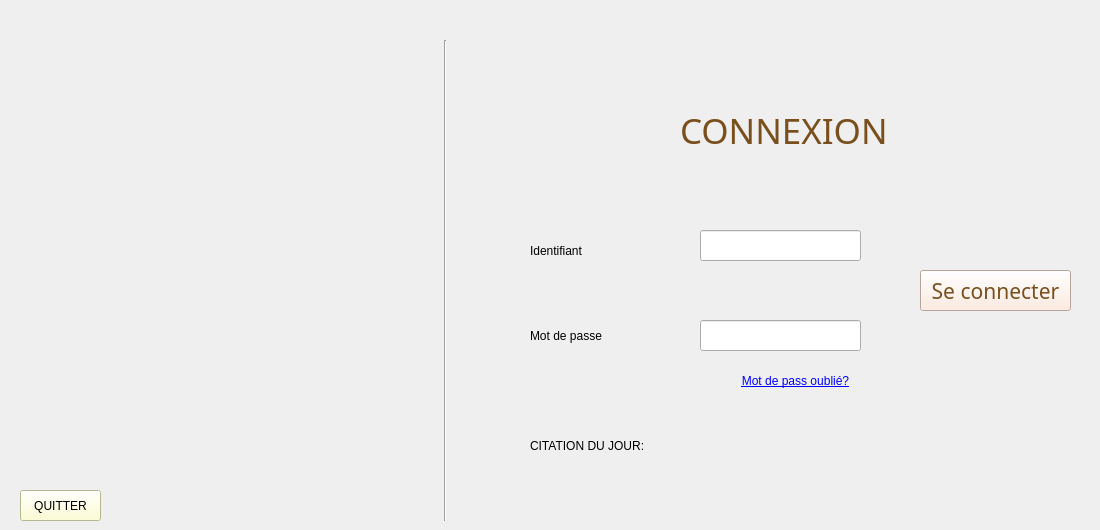
      <widget class="QWidget" name="page_6">
       <widget class="Line" name="line">
        <property name="geometry">
         <rect>
          <x>430</x>
          <y>40</y>
          <width>31</width>
          <height>481</height>
         </rect>
        </property>
        <property name="styleSheet">
         <string notr="true">font: 26pt &quot;MS Shell Dlg 2&quot;;</string>
        </property>
        <property name="orientation">
         <enum>Qt::Vertical</enum>
        </property>
       </widget>
       <widget class="QLabel" name="label_3">
        <property name="geometry">
         <rect>
          <x>530</x>
          <y>230</y>
          <width>121</width>
          <height>41</height>
         </rect>
        </property>
        <property name="styleSheet">
         <string notr="true">font: 20pt &quot;Gabriola&quot;;</string>
        </property>
        <property name="text">
         <string>Identifiant</string>
        </property>
       </widget>
       <widget class="QLineEdit" name="lineEdit_id_connexion">
        <property name="geometry">
         <rect>
          <x>700</x>
          <y>230</y>
          <width>161</width>
          <height>31</height>
         </rect>
        </property>
       </widget>
       <widget class="QLabel" name="label_4">
        <property name="geometry">
         <rect>
          <x>530</x>
          <y>320</y>
          <width>141</width>
          <height>31</height>
         </rect>
        </property>
        <property name="styleSheet">
         <string notr="true">font: 20pt &quot;Gabriola&quot;;</string>
        </property>
        <property name="text">
         <string>Mot de passe</string>
        </property>
       </widget>
       <widget class="QLineEdit" name="lineEdit_connexion_password">
        <property name="geometry">
         <rect>
          <x>700</x>
          <y>320</y>
          <width>161</width>
          <height>31</height>
         </rect>
        </property>
        <property name="echoMode">
         <enum>QLineEdit::Password</enum>
        </property>
       </widget>
       <widget class="QPushButton" name="pushButton_passwordforgot">
        <property name="geometry">
         <rect>
          <x>710</x>
          <y>370</y>
          <width>171</width>
          <height>21</height>
         </rect>
        </property>
        <property name="cursor">
         <cursorShape>PointingHandCursor</cursorShape>
        </property>
        <property name="styleSheet">
         <string notr="true">border-radius:15px 10px 15px 10px;
text-decoration: underline;
font: 14pt &quot;Gabriola&quot;;
color: rgb(0, 0, 255);
</string>
        </property>
        <property name="text">
         <string>Mot de pass oublié?</string>
        </property>
       </widget>
       <widget class="QPushButton" name="pb_quitter">
        <property name="geometry">
         <rect>
          <x>20</x>
          <y>490</y>
          <width>81</width>
          <height>31</height>
         </rect>
        </property>
        <property name="cursor">
         <cursorShape>PointingHandCursor</cursorShape>
        </property>
        <property name="styleSheet">
         <string notr="true">background-color: rgb(255,255,200);
selection-background-color: rgb(170, 0, 0);
border-left-color: rgb(255, 170, 127);
color: rgb(0, 0, 0);
font:12pt &quot;Gabriola&quot;;</string>
        </property>
        <property name="text">
         <string>QUITTER</string>
        </property>
       </widget>
       <widget class="QLabel" name="label_citation">
        <property name="geometry">
         <rect>
          <x>530</x>
          <y>460</y>
          <width>561</width>
          <height>21</height>
         </rect>
        </property>
        <property name="styleSheet">
         <string notr="true">font: 14pt &quot;Gabriola&quot;;</string>
        </property>
        <property name="text">
         <string/>
        </property>
       </widget>
       <widget class="QLabel" name="label_2">
        <property name="geometry">
         <rect>
          <x>530</x>
          <y>430</y>
          <width>191</width>
          <height>31</height>
         </rect>
        </property>
        <property name="styleSheet">
         <string notr="true">font: 16pt &quot;Gabriola&quot;;
color: rgb(0, 0, 0);
</string>
        </property>
        <property name="text">
         <string>CITATION DU JOUR:</string>
        </property>
       </widget>
       <widget class="QPushButton" name="Connecter">
        <property name="geometry">
         <rect>
          <x>920</x>
          <y>270</y>
          <width>151</width>
          <height>41</height>
         </rect>
        </property>
        <property name="font">
         <font>
          <family>Gabriola</family>
          <pointsize>16</pointsize>
         </font>
        </property>
        <property name="styleSheet">
         <string notr="true">background-color: rgb(255, 230, 217);
color: rgb(121, 79, 29);</string>
        </property>
        <property name="text">
         <string>Se connecter</string>
        </property>
        <property name="icon">
         <iconset>
          <normaloff>../Rendez_Vous/entrer.png</normaloff>../Rendez_Vous/entrer.png</iconset>
        </property>
        <property name="iconSize">
         <size>
          <width>18</width>
          <height>18</height>
         </size>
        </property>
       </widget>
       <widget class="QLabel" name="logog">
        <property name="geometry">
         <rect>
          <x>-130</x>
          <y>60</y>
          <width>531</width>
          <height>401</height>
         </rect>
        </property>
        <property name="text">
         <string/>
        </property>
        <property name="textFormat">
         <enum>Qt::PlainText</enum>
        </property>
        <property name="pixmap">
         <pixmap>F:/logog.png</pixmap>
        </property>
       </widget>
       <widget class="QLabel" name="Connexion">
        <property name="geometry">
         <rect>
          <x>680</x>
          <y>100</y>
          <width>231</width>
          <height>61</height>
         </rect>
        </property>
        <property name="font">
         <font>
          <family>Gabriola</family>
          <pointsize>26</pointsize>
         </font>
        </property>
        <property name="styleSheet">
         <string notr="true">color: rgb(121, 79, 29);</string>
        </property>
        <property name="text">
         <string>CONNEXION</string>
        </property>
       </widget>
      </widget>
